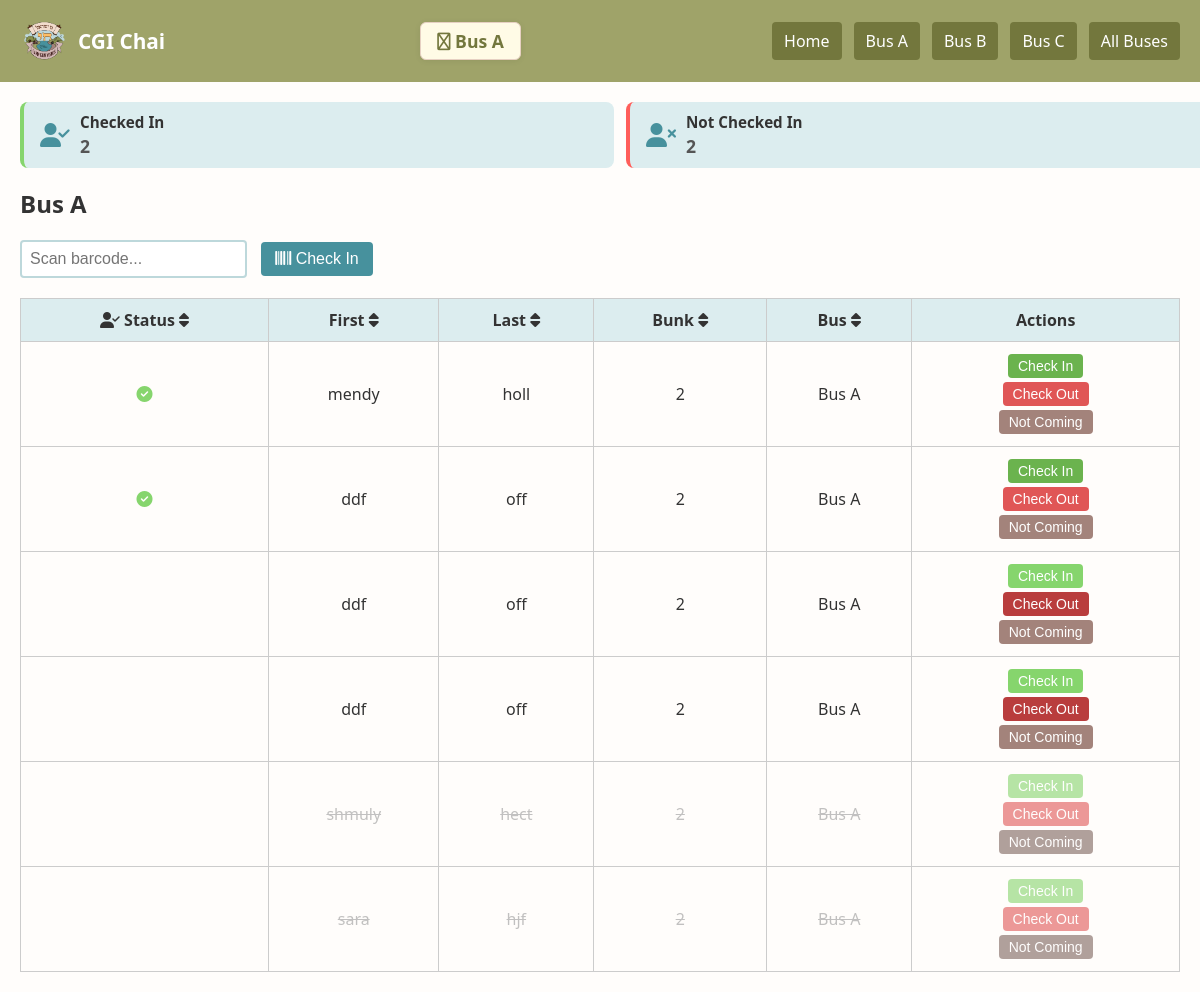
Page /bus/Bus A on the committed database.
### tables this page shows
CREATE TABLE students (
            id TEXT PRIMARY KEY,
            first_name TEXT,
            last_name TEXT,
            bus TEXT,
            bunk TEXT,
            barcode TEXT,
            status TEXT DEFAULT 'not_checked_in'
        );

### app.py (the view)
@app.route('/bus/<bus_id>')
def bus_view(bus_id):
    conn = get_db_connection()
    students = conn.execute('SELECT * FROM students WHERE bus = ?', (bus_id,)).fetchall()
    checked_in = sum(1 for s in students if s['status'] == 'checked_in')
    not_checked_in = sum(1 for s in students if s['status'] == 'not_checked_in')
    conn.close()
    ordered = sorted(
        students,
        key=lambda x: {'checked_in': 0, 'not_checked_in': 1, 'not_coming': 2}.get(x['status'], 3)
    )
    return render_template('bus_page.html', students=ordered, bus=bus_id,
                           checked_in=checked_in, not_checked_in=not_checked_in)

### app.py (called while the page is built)
def get_db_connection():
    conn = sqlite3.connect(DATABASE)
    conn.row_factory = sqlite3.Row
    return conn

### templates/bus_page.html (shortened to what this page needs)
<!DOCTYPE html>
<html lang="en">
<head>
    <link rel="stylesheet" href="https://cdnjs.cloudflare.com/ajax/libs/font-awesome/6.5.0/css/all.min.css">
</head>
<!DOCTYPE html>
<html>
<head>
    <link rel="stylesheet" href="https://cdnjs.cloudflare.com/ajax/libs/font-awesome/6.5.0/css/all.min.css">
    <link rel="stylesheet" href="{{ url_for('static', filename='styles.css') }}">
</head>
<body>
    <div class="navbar">
        <div  class="nav-logo">
            <img class="logo" src="{{ url_for('static', filename='logo.png') }}" alt="Logo">
            <h1 class="logo-title"> CGI Chai </h1>
        </div>
        <h1 class="bus-number"> <i class="fa-regular fa-bus"></i> {{ bus }}</h1>
        <div class="nav-buttons">
        <a href="{{ url_for('home') }}">Home</a>
        <a href="{{ url_for('bus_view', bus_id='Bus A') }}">Bus A</a>
        <a href="{{ url_for('bus_view', bus_id='Bus B') }}">Bus B</a>
        <a href="{{ url_for('bus_view', bus_id='Bus C') }}">Bus C</a>
        <a href="{{ url_for('all_buses') }}">All Buses</a>
        </div>
    </div>
    <div class="container">
        <div class="status-boxes">
            <div class="status-box checked-in">
            <i class="fas fa-user-check"></i>
            <div>
                <div class="status-label">Checked In</div>
                <div class="status-count">{{ checked_in }}</div>
            </div>
            </div>
            <div class="status-box not-checked-in">
            <i class="fas fa-user-times"></i>
            <div>
                <div class="status-label">Not Checked In</div>
                <div class="status-count">{{ not_checked_in }}</div>
            </div>
            </div>
        </div>
        <h2>{{ bus }}</h2>
        <form method="POST" action="{{ url_for('log_barcode', bus_id=bus) }}">
            <input type="text" name="barcode" placeholder="Scan barcode..." autofocus required>
            <button type="submit"><i class="fas fa-barcode"></i> Check In</button>
        </form>
        <table>
            <thead>
                <tr>
                    <th onclick="sortTable(0)"><i class="fas fa-user-check"></i> Status <i class="fas fa-sort"></i></th>
                    <th onclick="sortTable(1)">First <i class="fas fa-sort"></i></th>
                    <th onclick="sortTable(2)">Last <i class="fas fa-sort"></i></th>
                    <th onclick="sortTable(3)">Bunk <i class="fas fa-sort"></i></th>
                    <th onclick="sortTable(4)">Bus <i class="fas fa-sort"></i></th>
                    <th>Actions</th>
                </tr>
            </thead>
            <tbody>
                {% for student in students %}
                    <tr class="{{ 'faded' if student.status == 'not_coming' else '' }}">
                        <td>
                            {% if student.status == 'checked_in' %}
                                <i class="fas fa-check-circle status checked_in"></i>
                            {% endif %}
                        </td>
                        <td>{{ student.first_name }}</td>
                        <td>{{ student.last_name }}</td>
                        <td>{{ student.bunk }}</td>
                        <td>{{ student.bus }}</td>
                        <td>
                            <form method="POST" action="{{ url_for('set_status', student_id=student.id, status='checked_in') }}">
                                <button class="btn btn-in {% if student.status == 'checked_in' %}active{% endif %}">Check In</button>
                            </form>
                            <form method="POST" action="{{ url_for('set_status', student_id=student.id, status='not_checked_in') }}">
                                <button class="btn btn-out {% if student.status == 'not_checked_in' %}active{% endif %}">Check Out</button>
                            </form>
                            <form method="POST" action="{{ url_for('set_status', student_id=student.id, status='not_coming') }}">
                                <button class="btn btn-not {% if student.status == 'not_coming' %}active{% endif %}">Not Coming</button>
                            </form>
                        </td>
                    </tr>
                {% endfor %}
            </tbody>
        </table>
    </div>
</body>
</html>

### static/styles.css (style rules this page uses)
body { font-family: 'Segoe UI', sans-serif; background-color: #fffdfb; color: #333; margin: 0; padding: 0; }
.navbar { background-color: #9fa369; padding: 10px 20px; display: flex; flex-wrap: wrap; align-items: center; justify-content: space-between; gap: 10px; }
.nav-logo { display: flex; align-items: center; gap: 8px; }
.logo { width: 50px; height: auto; display: block; margin: 0; }
.logo-title { color: white; font-size: 1.3rem; font-weight: 600; margin-left: 0; }
.bus-number { background: #fffbe6; color: #73773d; font-weight: bold; border-radius: 6px; padding: 6px 16px; margin-left: 16px; font-size: 1.1rem; box-shadow: 0 1px 6px rgba(0,0,0,0.07); border: 1px solid #e6d0c2; display: inline-block; }
.nav-buttons { display: flex; align-items: center; gap: 0; }
.nav-buttons a { color: white; text-decoration: none; padding: 8px 12px; background-color: #73773d; border-radius: 4px; transition: background 0.3s; margin-left: 12px; font-weight: 500; font-size: 1rem; display: inline-block; }
.container { padding: 20px; }
form input[type="text"] { padding: 8px; font-size: 16px; border: 2px solid #bdd8db; border-radius: 4px; margin-right: 10px; }
form button { background-color: #47919d; color: white; border: none; padding: 8px 14px; font-size: 16px; border-radius: 4px; cursor: pointer; transition: transform 0.2s, box-shadow 0.2s; }
table { width: 100%; border-collapse: collapse; margin-top: 20px; }
th, td { padding: 10px; border: 1px solid #ccc; text-align: center; }
th { background-color: #dcedef; font-weight: bold; }
.faded { color: #999; text-decoration: line-through; opacity: 0.6; }
.btn { padding: 4px 10px; margin: 2px; cursor: pointer; border-radius: 4px; font-size: 14px; transition: all 0.2s; }
.btn.active { background-color: #9fa369; color: white; border-color: #9fa369; }
.btn-in { background-color: #86d56d; color: #fff; border-color: #86d56d; }
.btn-in:hover, .btn-in.active { background-color: #6bb34e; border-color: #6bb34e; color: #fff; }
.btn-out { background-color: #e05656; color: #fff; border-color: #e05656; }
.btn-out:hover, .btn-out.active { background-color: #b93d3d; border-color: #b93d3d; color: #fff; }
.btn-not { background-color: #a3837b; color: #fff; border-color: #a3837b; }
.btn-not:hover, .btn-not.active { background-color: #7d635d; border-color: #7d635d; color: #fff; }
.status.checked_in { color: #86d56d; }
.status-boxes { display: flex; justify-content: center; gap: 12px; margin-bottom: 15px; flex-wrap: wrap; width: 100vw; box-sizing: border-box; }
.status-box { flex: 1 1 0; display: flex; align-items: center; background-color: #dcedef; border-left: 4px solid transparent; border-radius: 8px; padding: 10px 16px; min-width: 160px; transition: background-color 0.2s ease; box-sizing: border-box; }
.status-box i { font-size: 1.5rem; margin-right: 10px; color: #47919d; }
.checked-in { border-left-color: #86d56d; }
.not-checked-in { border-left-color: #ff5e5a; }
.status-label { font-size: 0.95rem; font-weight: 600; margin-bottom: 2px; color: #333; }
.status-count { font-size: 1.1rem; font-weight: bold; color: #555; }

### rows in the picture
students: status "checked_in" (drawn), first_name "mendy", last_name "holl", bunk "2", bus "Bus A"
students: status "checked_in" (drawn), first_name "ddf", last_name "off", bunk "2", bus "Bus A"
students: first_name "ddf", last_name "off", bunk "2", bus "Bus A"
students: first_name "ddf", last_name "off", bunk "2", bus "Bus A"
students: first_name "shmuly", last_name "hect", bunk "2", bus "Bus A"
students: first_name "sara", last_name "hjf", bunk "2", bus "Bus A"

### other values in the picture
{{ bus }} "Bus A"
{{ checked_in }} "2"
{{ not_checked_in }} "2"
